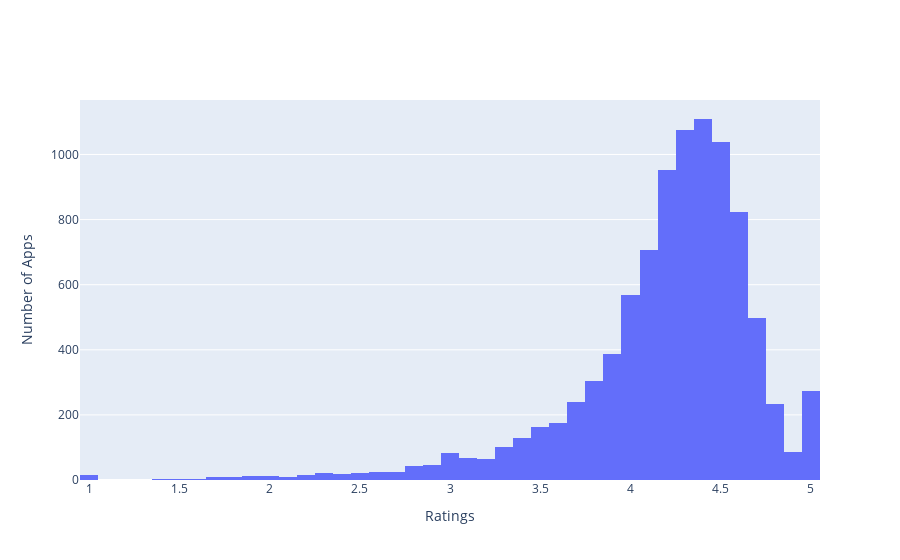

Notebook code cell kept with this figure:
### Markdown cell above
# Data Visualization

### Code cell
# Number of Apps vs Ratings
layout = go.Layout(
    xaxis=dict(title='Ratings'),yaxis=dict(title='Number of Apps'))
data = [go.Histogram(x=df_apps["Rating"])]
fig = go.Figure(data=data, layout=layout)
iplot(fig, filename='basic histogram')

### Figure 1 — Plotly figure (JSON) as saved in the notebook; plotly's stock layout.template omitted (floating-point values rounded to 4 significant figures; data arrays with more than 128 entries replaced by an {"elided": "..."} marker saying what was removed)
{"data": [{"type": "histogram", "x": {"elided": "9366 float values"}}], "layout": {"xaxis": {"title": {"text": "Ratings"}}, "yaxis": {"title": {"text": "Number of Apps"}}}}
